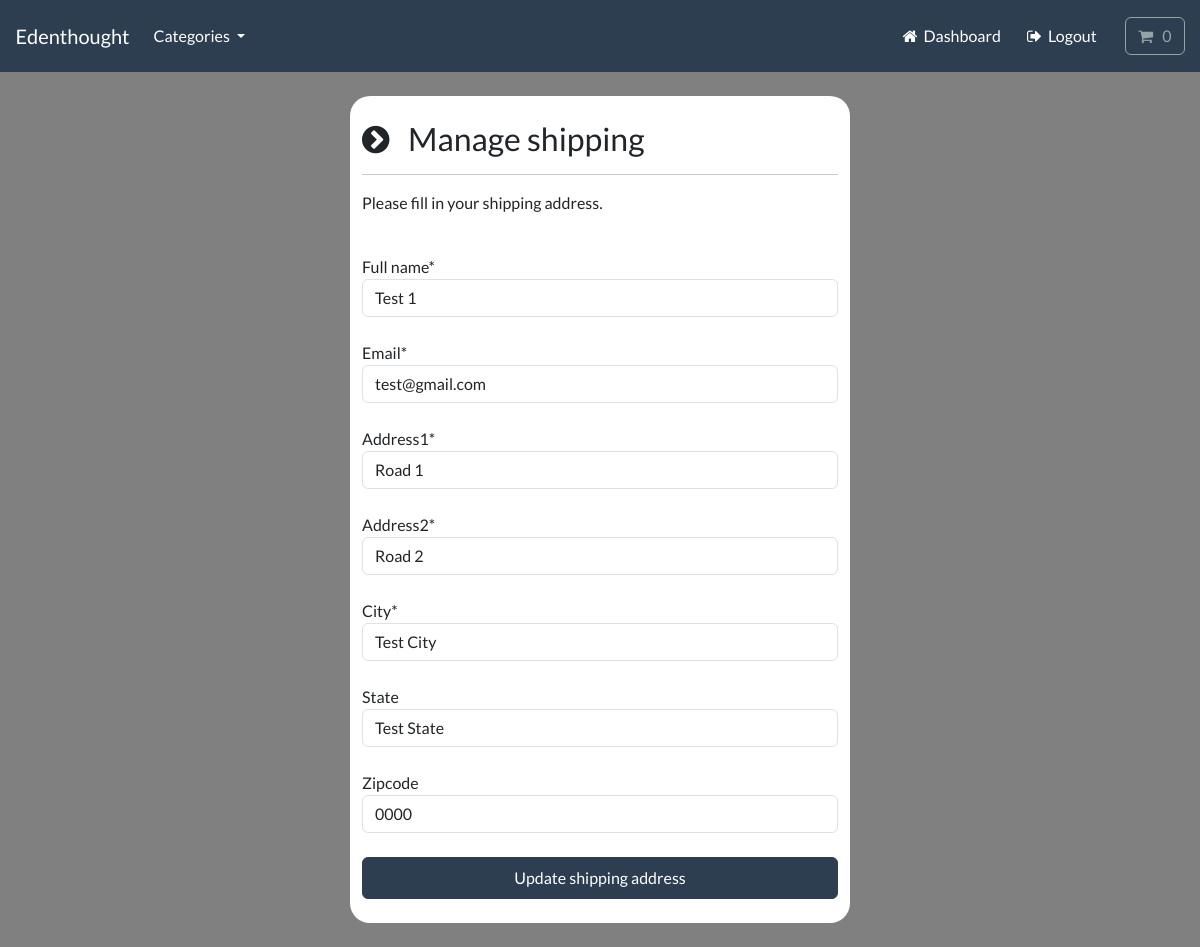
The page /account/manage-shipping (signed in) on the database its author committed.
### payment/models.py (models this page shows, shortened)
class ShippingAddress(models.Model):
    full_name = models.CharField(max_length=300)
    email = models.EmailField(max_length=255)
    address1 = models.CharField(max_length=300)
    address2 = models.CharField(max_length=300)
    city = models.CharField(max_length=255)
    state = models.CharField(max_length=255, null=True, blank=True)
    zipcode = models.CharField(max_length=255, null=True, blank=True)
    user = models.ForeignKey(User,
                             on_delete=models.CASCADE,
                             null=True,
                             blank=True)
    class Meta:
        verbose_name_plural = "Shipping Address"

### account/views.py (the view, shortened to what this page needs)
# urls.py: path("manage-shipping", views.manage_shipping, name="manage-shipping"),
@login_required(login_url="my-login")
def manage_shipping(request):
    try:
        shipping = ShippingAddress.objects.get(user=request.user.id)
    except ShippingAddress.DoesNotExist:
        shipping = None
    form = ShippingForm(instance=shipping)
    context = {"form": form}
    return render(request, "account/manage-shipping.html", context=context)

### payment/forms.py
class ShippingForm(forms.ModelForm):
    class Meta:
        model = ShippingAddress
        fields = ["full_name", "email", "address1",
                  "address2", "city", "state", "zipcode"]
        exclude = ["user",]

### cart/cart.py (called while the page is built)
    def __len__(self) -> int:
        return sum(item["qty"] for item in self.cart.values())

### cart/context_processors.py (called while the page is built)
def cart(request):
    return {"cart": Cart(request)}

### store/models.py (called while the page is built)
    def get_absolute_url(self):
        return reverse("list-category", args=[self.slug])

### store/views.py (called while the page is built)
def categories(request):
    all_categories = Category.objects.all()
    return {"all_categories": all_categories}

### account/templates/account/manage-shipping.html (shortened to what this page needs)
{% include "store/base.html" %}
{% load static %}
{% load crispy_forms_tags %}
{% block content %}
    <body>
        <br>
        <div class="container bg-white shadow-md p-S form-layout">
            <br>
            <h3><i class="fa fa-chevron-circle-right" aria-hidden="true"></i> &nbsp; Manage shipping</h3>
            <hr>
            <p>Please fill in your shipping address.</p>
            <br>
            <form method="POST" autocomplete="off">
                {{ form.full_name|as_crispy_field }}
                <br>
                {{ form.email|as_crispy_field }}
                <br>
                {{ form.address1|as_crispy_field }}
                <br>
                {{ form.address2|as_crispy_field }}
                <br>
                {{ form.city|as_crispy_field }}
                <br>
                {{ form.state|as_crispy_field }}
                <br>
                {{ form.zipcode|as_crispy_field }}
                <br>
                <button type="submit" class="btn btn-primary navbar-btn text-white w-100 p-2">Update shipping address</button>
                <br><br>
            </form>
        </div>
    </body>
{% endblock %}

### static/css/styles.css (style rules this page uses)
.form-layout { border-radius: 20px; width: 500px; }

### account/templates/account/manage-shipping.html (style rules this page uses)
body { background-color: gray; }

### rows shown on the page
ShippingAddress: full_name "Test 1", email "test@gmail.com", address1 "Road 1", address2 "Road 2", city "Test City", state "Test State", zipcode "0000"
